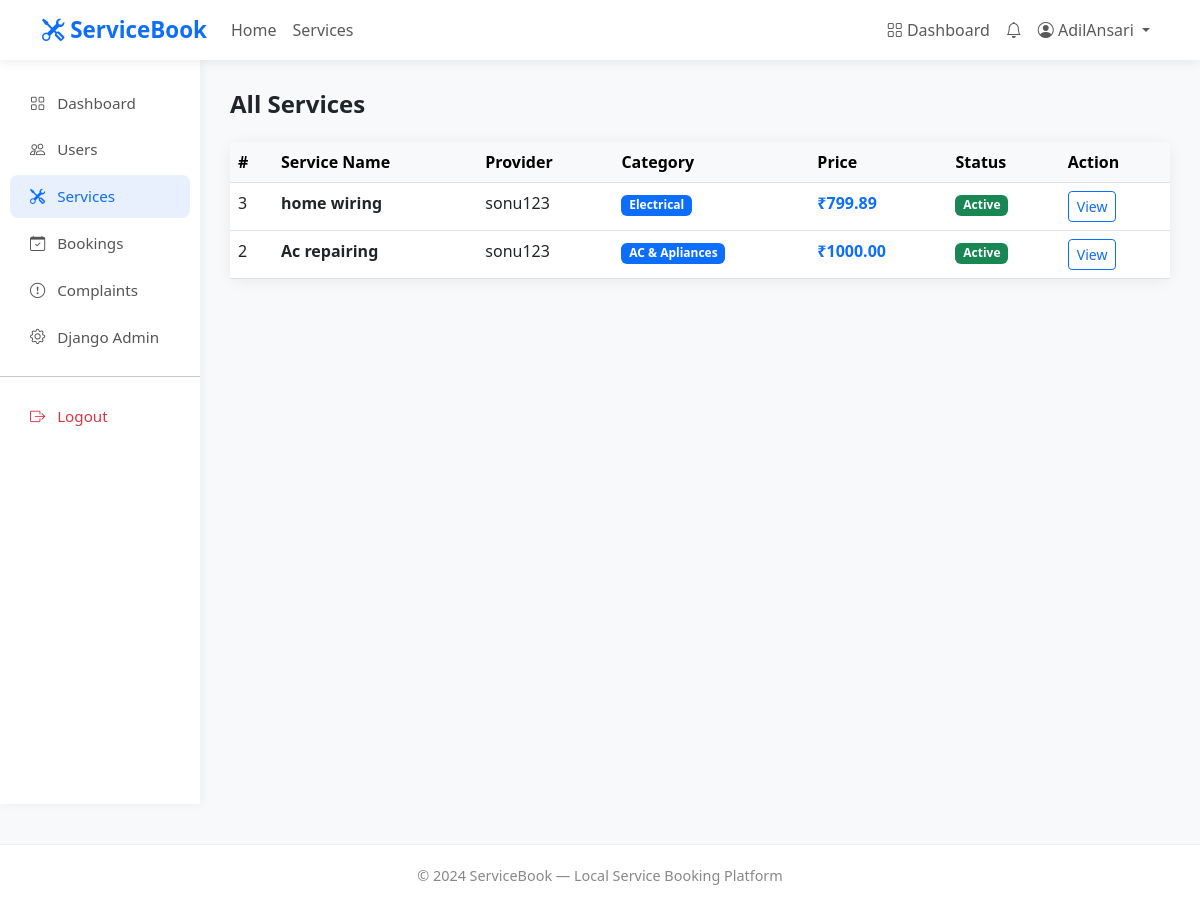
Screenshot of /accounts/accounts/admin/services/ (signed in) with the database file from the repository.
### accounts/models.py (models this page shows, shortened)
class User(AbstractUser):
    ROLE_CUSTOMER = 'customer'
    ROLE_PROVIDER = 'provider'
    ROLE_ADMIN = 'admin'
    ROLE_CHOICES = [
        (ROLE_CUSTOMER, 'Customer'),
        (ROLE_PROVIDER, 'Service Provider'),
        (ROLE_ADMIN, 'Administrator'),
    ]
    role = models.CharField(
        max_length=20,
        choices=ROLE_CHOICES,
        default=ROLE_CUSTOMER,
    )
    phone = models.CharField(max_length=15, blank=True)
    email = models.EmailField(unique=True)
    def is_admin_user(self):
        return self.role == self.ROLE_ADMIN

class ProviderProfile(models.Model):
    user = models.OneToOneField(
        'accounts.User',
        on_delete=models.CASCADE,
        related_name='provider_profile'
    )
    bio = models.TextField(blank=True)
    address = models.TextField(blank=True)
    city = models.CharField(max_length=100, blank=True)
    experience_years = models.PositiveIntegerField(default=0)
    profile_photo = models.ImageField(
        upload_to='provider_photos/',
        blank=True,
        null=True
    )
    is_verified = models.BooleanField(default=False)
    is_available = models.BooleanField(default=True)
    average_rating = models.DecimalField(
        max_digits=3,
        decimal_places=2,
        default=0.00
    )
    total_reviews = models.PositiveIntegerField(default=0)
    created_at = models.DateTimeField(auto_now_add=True)
    updated_at = models.DateTimeField(auto_now=True)

### services/models.py (models this page shows, shortened)
class Service(models.Model):
    provider = models.ForeignKey(
        'accounts.ProviderProfile',
        on_delete=models.CASCADE,
        related_name='services'
    )
    category = models.ForeignKey(
        'services.ServiceCategory',
        on_delete=models.SET_NULL,
        null=True,
        related_name='services'
    )
    name = models.CharField(max_length=200)
    description = models.TextField()
    price = models.DecimalField(max_digits=8, decimal_places=2)
    duration_hours = models.DecimalField(
        max_digits=4,
        decimal_places=1,
        default=1.0
    )
    is_available = models.BooleanField(default=True)
    created_at = models.DateTimeField(auto_now_add=True)
    updated_at = models.DateTimeField(auto_now=True)
    class Meta:
        ordering = ['-created_at']

class ServiceCategory(models.Model):
    name = models.CharField(max_length=100, unique=True)
    description = models.TextField(blank=True)
    icon = models.CharField(max_length=100, blank=True)
    is_active = models.BooleanField(default=True)
    created_at = models.DateTimeField(auto_now_add=True)
    class Meta:
        verbose_name = 'Service Category'
        verbose_name_plural = 'Service Categories'
        ordering = ['name']

### accounts/views.py (the view)
# urls.py: path('accounts/admin/services/', views.admin_all_services, name='admin_all_services'),
@login_required(login_url='/accounts/login/')
def admin_all_services(request):
    if not (request.user.is_admin_user() or request.user.is_staff):
        messages.error(request, 'Access denied.')
        return redirect('dashboard')
    from services.models import Service, ServiceCategory
    services = Service.objects.select_related(
        'provider__user',
        'category'
    ).order_by('-created_at')
    categories = ServiceCategory.objects.all()
    context = {
        'services': services,
        'categories': categories,
    }
    return render(request, 'accounts/admin_services.html', context)

### notifications/context_processors.py (called while the page is built)
def notification_count(request):
    if request.user.is_authenticated:
        count = request.user.notifications.filter(
            is_read=False
        ).count()
        return {'unread_notifications': count}
    return {'unread_notifications': 0}

### templates/accounts/admin_services.html (shortened to what this page needs)
{% extends 'base.html' %}
{% block content %}
<div class="container-fluid">
    <div class="row">
        <div class="col-md-2 sidebar">
            <nav class="nav flex-column">
                <a class="nav-link" href="{% url 'admin_dashboard' %}">
                    <i class="bi bi-grid"></i> Dashboard
                </a>
                <a class="nav-link" href="{% url 'admin_users' %}">
                    <i class="bi bi-people"></i> Users
                </a>
                <a class="nav-link active" href="{% url 'admin_all_services' %}">
                    <i class="bi bi-tools"></i> Services
                </a>
                <a class="nav-link" href="{% url 'admin_all_bookings' %}">
                    <i class="bi bi-calendar-check"></i> Bookings
                </a>
                <a class="nav-link" href="{% url 'admin_complaints' %}">
                    <i class="bi bi-exclamation-circle"></i> Complaints
                </a>
                <a class="nav-link" href="/admin/">
                    <i class="bi bi-gear"></i> Django Admin
                </a>
                <hr>
                <a class="nav-link text-danger" href="{% url 'logout' %}">
                    <i class="bi bi-box-arrow-right"></i> Logout
                </a>
            </nav>
        </div>
        <div class="col-md-10 main-content">
            <h4 class="fw-bold mb-4">All Services</h4>
            <div class="card">
                <div class="table-responsive">
                    <table class="table table-hover mb-0">
                        <thead class="table-light">
                            <tr>
                                <th>#</th>
                                <th>Service Name</th>
                                <th>Provider</th>
                                <th>Category</th>
                                <th>Price</th>
                                <th>Status</th>
                                <th>Action</th>
                            </tr>
                        </thead>
                        <tbody>
                            {% for service in services %}
                                <tr>
                                    <td>{{ service.id }}</td>
                                    <td>
                                        <strong>{{ service.name }}</strong>
                                    </td>
                                    <td>
                                        {{ service.provider.user.username }}
                                    </td>
                                    <td>
                                        <span class="badge bg-primary">
                                            {{ service.category.name }}
                                        </span>
                                    </td>
                                    <td class="fw-bold text-primary">
                                        ₹{{ service.price }}
                                    </td>
                                    <td>
                                        {% if service.is_available %}
                                            <span class="badge bg-success">
                                                Active
                                            </span>
                                        {% else %}
                                            <span class="badge bg-secondary">
                                                Inactive
                                            </span>
                                        {% endif %}
                                    </td>
                                    <td>
                                        <a href="{% url 'service_detail' service.pk %}"
                                           class="btn btn-outline-primary btn-sm">
                                            View
                                        </a>
                                    </td>
                                </tr>
                            {% endfor %}
                        </tbody>
                    </table>
                </div>
            </div>
        </div>
    </div>
</div>
{% endblock %}

### templates/base.html (shortened to what this page needs)
<!DOCTYPE html>
<html lang="en">
<head>
    <link href="https://cdn.jsdelivr.net/npm/bootstrap@5.3.0/dist/css/bootstrap.min.css" rel="stylesheet">
    <link href="https://cdn.jsdelivr.net/npm/bootstrap-icons@1.10.0/font/bootstrap-icons.css" rel="stylesheet">
</head>
<body>
    <nav class="navbar navbar-expand-lg navbar-light sticky-top">
        <div class="container">
            <a class="navbar-brand" href="{% url 'home' %}">
                <i class="bi bi-tools"></i> ServiceBook
            </a>
            <div class="collapse navbar-collapse" id="navbarNav">
                <ul class="navbar-nav me-auto">
                    <li class="nav-item">
                        <a class="nav-link" href="{% url 'home' %}">Home</a>
                    </li>
                    <li class="nav-item">
                        <a class="nav-link" href="{% url 'service_list' %}">Services</a>
                    </li>
                </ul>
                <ul class="navbar-nav">
                    {% if user.is_authenticated %}
                    <li class="nav-item">
                        <a class="nav-link" href="{% url 'dashboard' %}">
                            <i class="bi bi-grid"></i> Dashboard
                        </a>
                    </li>
                    <li class="nav-item">
                        <a class="nav-link position-relative" href="{% url 'notification_list' %}">
                            <i class="bi bi-bell"></i>
                        </a>
                    </li>
                    <li class="nav-item dropdown">
                        <a class="nav-link dropdown-toggle" href="#" data-bs-toggle="dropdown">
                            <i class="bi bi-person-circle"></i>
                            {{ user.first_name|default:user.username }}
                        </a>
                    </li>
                    {% endif %}
                </ul>
            </div>
        </div>
    </nav>
    {% block content %}
    {% endblock %}
    <footer>
        <p>&copy; 2024 ServiceBook — Local Service Booking Platform</p>
    </footer>
</body>
</html>

### templates/base.html (style rules this page uses)
body { background-color: #f8f9fa; font-family: 'Segoe UI', sans-serif; }
.navbar-brand { font-weight: 700; font-size: 1.4rem; color: #0d6efd !important; }
.navbar { box-shadow: 0 2px 10px rgba(0, 0, 0, 0.08); background: white !important; }
.card { border: none; border-radius: 12px; box-shadow: 0 2px 15px rgba(0, 0, 0, 0.07); }
.sidebar { min-height: calc(100vh - 56px); background: white; box-shadow: 2px 0 10px rgba(0, 0, 0, 0.05); padding: 20px 0; }
.sidebar .nav-link { color: #555; padding: 10px 20px; border-radius: 8px; margin: 2px 10px; font-size: 0.95rem; }
.sidebar .nav-link:hover, .sidebar .nav-link.active { background-color: #e8f0fe; color: #0d6efd; }
.sidebar .nav-link i { margin-right: 8px; }
.main-content { padding: 30px; }
footer { background: white; padding: 20px; text-align: center; color: #888; font-size: 0.9rem; border-top: 1px solid #eee; margin-top: 40px; }

### rows the page displays
User: first_name "AdilAnsari"
Service: id "3", name "home wiring", provider.user.username "sonu123", category.name "Electrical", price "799.89", is_available "Active"
Service: id "2", name "Ac repairing", provider.user.username "sonu123", category.name "AC & Apliances", price "1000.00", is_available "Active"
